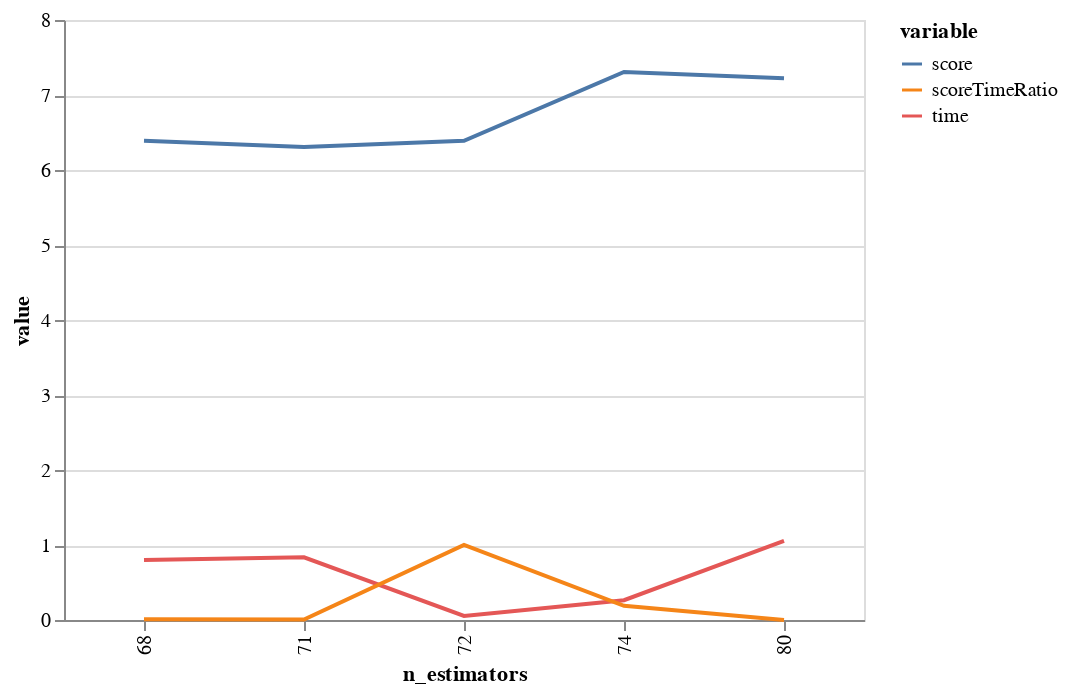

The notebook cell saved with this chart:
### Code cell
n_estimators = bgs.compareValsBaseCase(X, 
                    y, 
                    getForestAccuracy,        
                    rfArgs, 
                    roc_auc_score, 
                    "n_estimators", 
                    0, 
                    68, 
                    80)

bgs.showTimeScoreChartAndGraph(n_estimators)

### Figure 1 — Vega-Lite specification as saved in the notebook (floating-point values rounded to 4 significant figures)
{"$schema": "https://vega.github.io/schema/vega-lite/v2.6.0.json", "config": {"view": {"height": 300, "width": 400}}, "data": {"name": "data-98c28f0fa3e5baec2906a19b09b09be0"}, "datasets": {"data-98c28f0fa3e5baec2906a19b09b09be0": [{"n_estimators": 68, "value": 6.39, "variable": "score"}, {"n_estimators": 80, "value": 7.224, "variable": "score"}, {"n_estimators": 74, "value": 7.307, "variable": "score"}, {"n_estimators": 71, "value": 6.307, "variable": "score"}, {"n_estimators": 72, "value": 6.39, "variable": "score"}, {"n_estimators": 68, "value": 0.7993, "variable": "time"}, {"n_estimators": 80, "value": 1.055, "variable": "time"}, {"n_estimators": 74, "value": 0.2642, "variable": "time"}, {"n_estimators": 71, "value": 0.8351, "variable": "time"}, {"n_estimators": 72, "value": 0.05488, "variable": "time"}, {"n_estimators": 68, "value": 0.01047, "variable": "scoreTimeRatio"}, {"n_estimators": 80, "value": 0, "variable": "scoreTimeRatio"}, {"n_estimators": 74, "value": 0.1899, "variable": "scoreTimeRatio"}, {"n_estimators": 71, "value": 0.006429, "variable": "scoreTimeRatio"}, {"n_estimators": 72, "value": 1, "variable": "scoreTimeRatio"}]}, "encoding": {"color": {"field": "variable", "type": "nominal"}, "x": {"field": "n_estimators", "type": "ordinal"}, "y": {"field": "value", "type": "quantitative"}}, "mark": "line", "width": 400}
